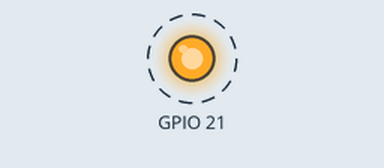
This program was run on a simulated Raspberry Pi (BCM pin numbers). Shown: output pins drawn as LEDs (lit = HIGH). Dashed ring = blinking.

Above: at 0.5 s.
Timing chart, 0 to 4.6 s (numbered marks = the images above):
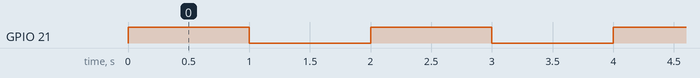

Measured:
- by itself, GPIO 21: alternates HIGH for 1.0 s and LOW for 1.0 s

The program:

led_blink.py
```python
#!/usr/bin/python
import RPi.GPIO as GPIO
import time

GPIO.setmode(GPIO.BCM)  # set board mode to Broadcom
GPIO.setup(21, GPIO.OUT)  # set up pin 21

while True:

	GPIO.output(21, 1)  # turn on pin 21
        time.sleep(1)
	GPIO.output(21, 0)  # turn on pin 21
        time.sleep(1)
```
